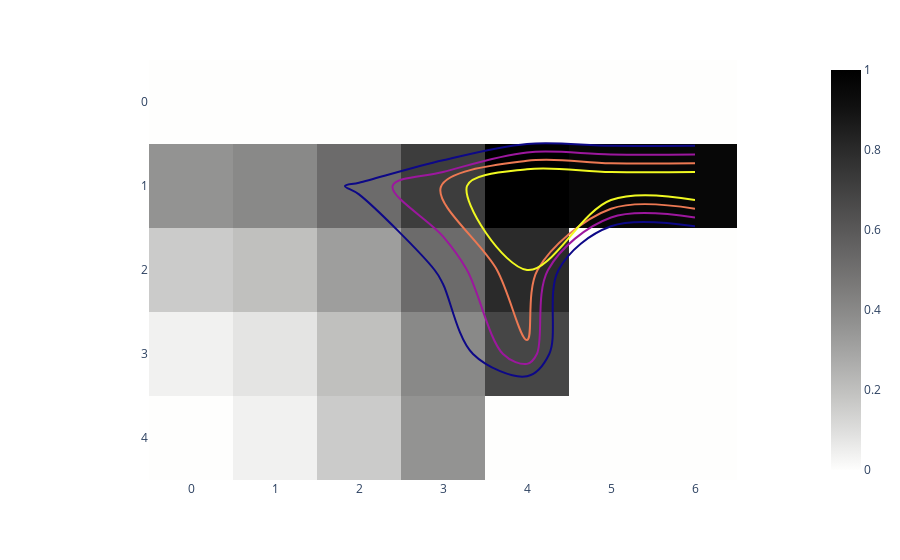

The notebook cell this image was saved under:
### Code cell
fig = px.imshow(heatmap,color_continuous_scale='gray_r')
fig.add_trace(go.Contour(z=heatmap, showscale=False,
                         contours=dict(start=0.5, end=0.8, size=0.1, coloring='lines'),
                         line_width=2))

### Figure 1 — Plotly figure (JSON) as saved in the notebook; plotly's stock layout.template omitted (floating-point values rounded to 4 significant figures)
{"data": [{"coloraxis": "coloraxis", "hovertemplate": "x: %{x}<br>y: %{y}<br>color: %{z}<extra></extra>", "name": "0", "type": "heatmap", "xaxis": "x", "yaxis": "y", "z": [[0, 0, 0, 0, 0, 0, 0], [0.36, 0.4, 0.52, 0.72, 1, 0.96, 0.96], [0.16, 0.2, 0.32, 0.52, 0.8, 0, 0], [0.04, 0.08, 0.2, 0.4, 0.68, 0, 0], [0, 0.04, 0.16, 0.36, 0, 0, 0]]}, {"contours": {"coloring": "lines", "end": 0.8, "size": 0.1, "start": 0.5}, "line": {"width": 2}, "showscale": false, "type": "contour", "z": [[0, 0, 0, 0, 0, 0, 0], [0.36, 0.4, 0.52, 0.72, 1, 0.96, 0.96], [0.16, 0.2, 0.32, 0.52, 0.8, 0, 0], [0.04, 0.08, 0.2, 0.4, 0.68, 0, 0], [0, 0.04, 0.16, 0.36, 0, 0, 0]]}], "layout": {"coloraxis": {"colorscale": [[0, "rgb(254, 254, 253)"], [0.09091, "rgb(224, 224, 223)"], [0.1818, "rgb(197, 197, 195)"], [0.2727, "rgb(171, 171, 170)"], [0.3636, "rgb(146, 146, 145)"], [0.4545, "rgb(124, 123, 122)"], [0.5455, "rgb(102, 101, 101)"], [0.6364, "rgb(81, 80, 80)"], [0.7273, "rgb(59, 59, 59)"], [0.8182, "rgb(38, 38, 38)"], [0.9091, "rgb(16, 16, 16)"], [1, "rgb(0, 0, 0)"]]}, "margin": {"t": 60}, "xaxis": {"anchor": "y", "constrain": "domain", "domain": [0, 1], "scaleanchor": "y"}, "yaxis": {"anchor": "x", "autorange": "reversed", "constrain": "domain", "domain": [0, 1]}}}
